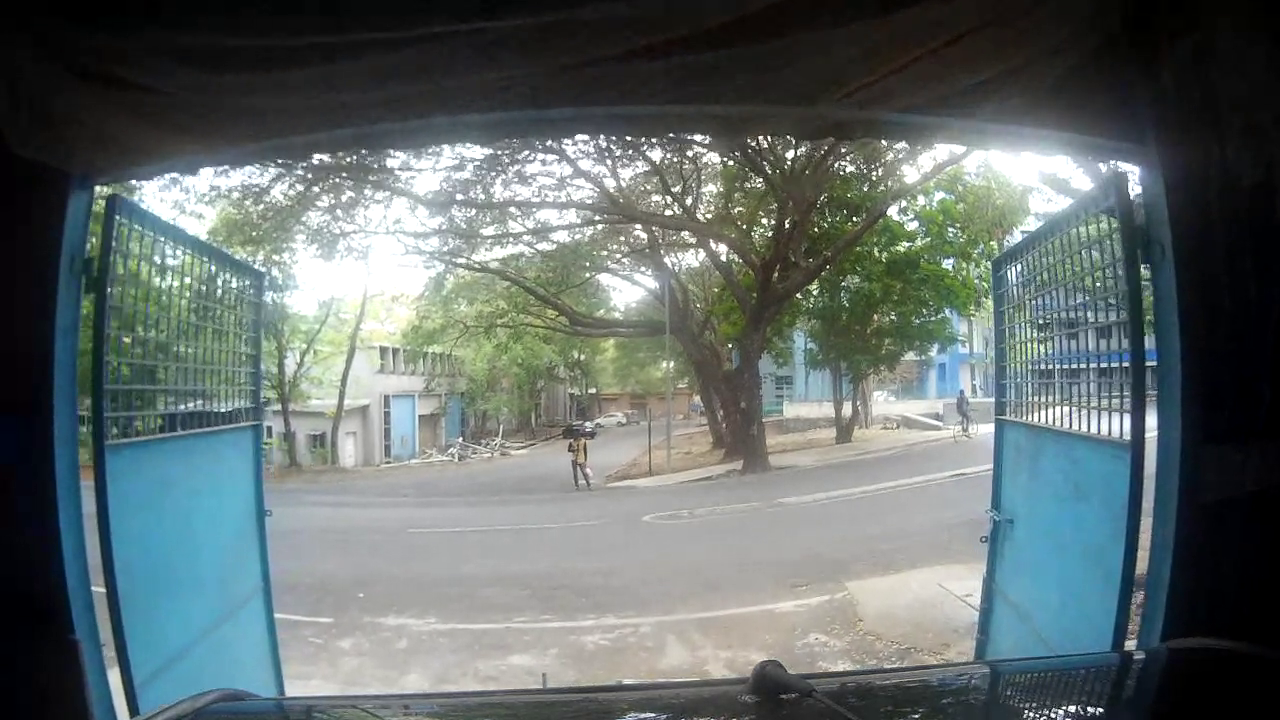
#> input picture fish_correction/1.png, 1280 x 720 px
$ python -i ipFilters.py   (imports and definitions only)
#> lines starting #> are read from the running program, lines starting #| are printed output that depends on the picture
import cv2
import numpy as np

def resize(img, output_size):
    return cv2.resize(img, output_size)

# [11 lines left out: functions clip, flip, not called in this run]

def crop(img, r1, c1, h, w):
    return img[r1:r1 + h, c1:c1 + w]

# [52 lines left out: functions sharpen, blur, translate, padding, rotate, shear and 2 more, not called in this run]

def noise(img, level):
    noise = np.random.normal(0, level, img.shape)
    return np.clip(img + noise, 0, 255).astype("uint8")

def histEqual(img):
    Lab = cv2.split(cv2.cvtColor(img.astype('uint8'), cv2.COLOR_BGR2LAB))
    Lab[0] = cv2.equalizeHist(Lab[0])
    return cv2.cvtColor(cv2.merge(Lab), cv2.COLOR_LAB2BGR)

# [5 lines left out: function Clahe, not called in this run]

class Vignetting(object):
    # [32 lines left out: functions __init__, __call__, not called in this run]

class LensDistortion(object):
    def __init__(self, d_coef=(0.15, 0.15, 0.1, 0.1, 0.05), amount=1):
        self.d_coef = np.array(d_coef)
        self.amount = amount

    # [38 lines left out: functions __call__, LinearContrastStretching, not called in this run]

>>> import cv2
>>> picture = cv2.imread('fish_correction/1.png', cv2.IMREAD_GRAYSCALE)
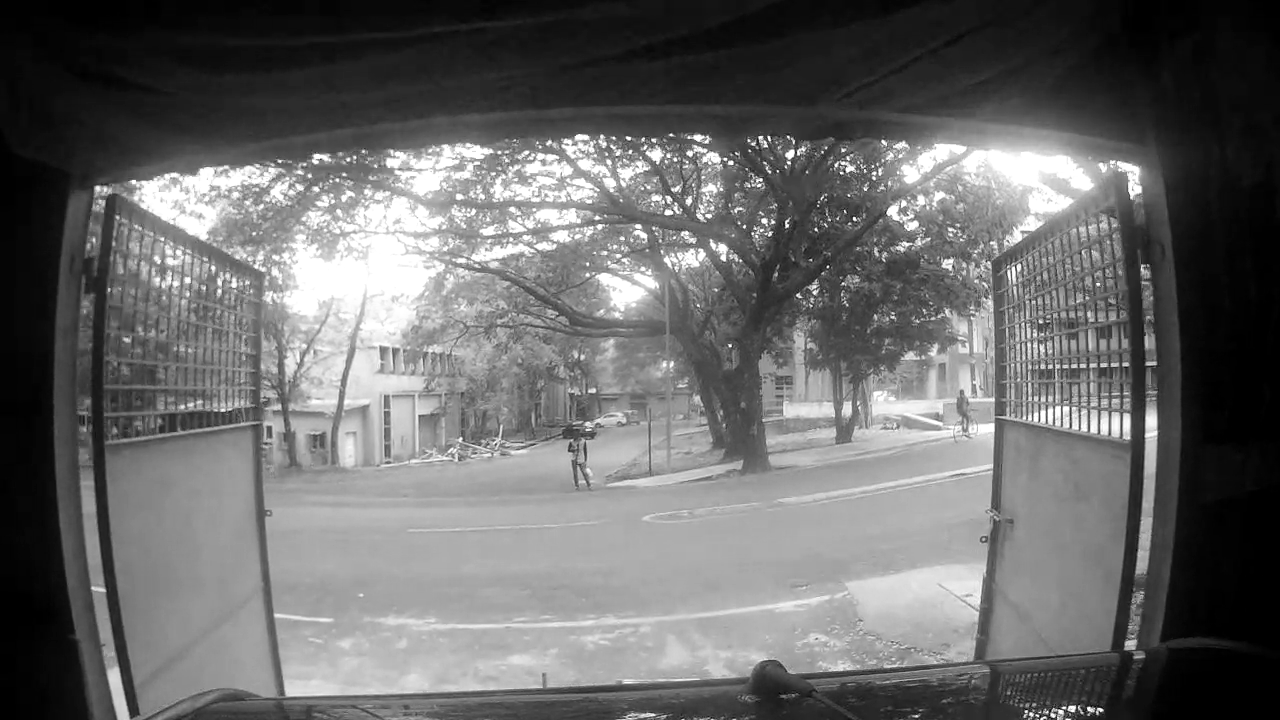
#> picture: shape (720, 1280); min 0, max 255, mean 105.3
#> (the run stopped early here; a loop or call above may not have finished)
